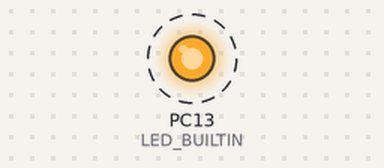
A program run on a simulated STM32 Blue Pill. On the bench: output pins drawn as LEDs (lit = HIGH). Dashed ring = blinking. What the program prints to the serial monitor is not drawn.

Above: at 0.2 s.
Timing chart, 0 to 3.0 s (numbered marks = the images above):
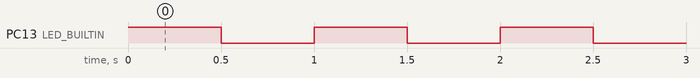

The program:

main.cpp
```cpp
#include <Arduino.h>

void setup(){
    pinMode(LED_BUILTIN, OUTPUT);
    Serial.begin(115200);
}

void loop(){
    digitalWrite(LED_BUILTIN, HIGH);
    Serial.println("on");
    delay(500);

    digitalWrite(LED_BUILTIN, LOW);
    Serial.println("off");
    delay(500);
}
```

Measured:
- by itself, PC13 (LED_BUILTIN): alternates HIGH for 0.50 s and LOW for 0.50 s
